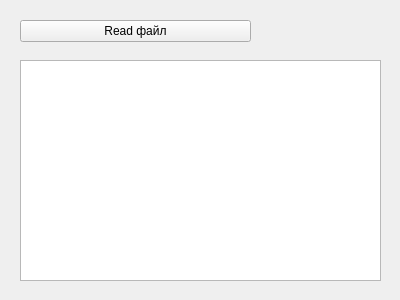
<?xml version="1.0" encoding="UTF-8"?>
<ui version="4.0">
 <class>MainWindow</class>
 <widget class="QMainWindow" name="MainWindow">
  <property name="geometry">
   <rect>
    <x>0</x>
    <y>0</y>
    <width>400</width>
    <height>300</height>
   </rect>
  </property>
  <property name="windowTitle">
   <string>MainWindow</string>
  </property>
  <widget class="QWidget" name="centralWidget">
   <widget class="QPushButton" name="pushButton">
    <property name="geometry">
     <rect>
      <x>20</x>
      <y>20</y>
      <width>231</width>
      <height>22</height>
     </rect>
    </property>
    <property name="text">
     <string>Read файл</string>
    </property>
   </widget>
   <widget class="QTextEdit" name="textEdit">
    <property name="geometry">
     <rect>
      <x>20</x>
      <y>60</y>
      <width>361</width>
      <height>221</height>
     </rect>
    </property>
   </widget>
  </widget>
 </widget>
 <layoutdefault spacing="6" margin="11"/>
 <resources/>
 <connections/>
</ui>
